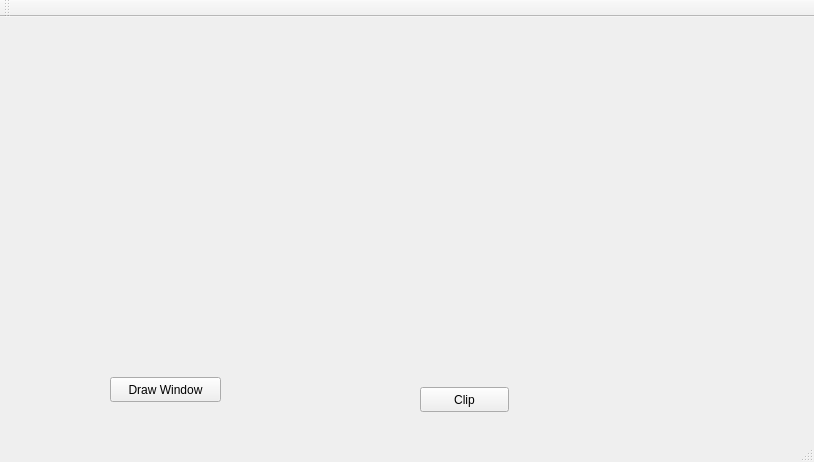
<?xml version="1.0" encoding="UTF-8"?>
<ui version="4.0">
 <class>MainWindow</class>
 <widget class="QMainWindow" name="MainWindow">
  <property name="geometry">
   <rect>
    <x>0</x>
    <y>0</y>
    <width>814</width>
    <height>462</height>
   </rect>
  </property>
  <property name="windowTitle">
   <string>MainWindow</string>
  </property>
  <widget class="QWidget" name="centralWidget">
   <widget class="QPushButton" name="pushButton">
    <property name="geometry">
     <rect>
      <x>420</x>
      <y>370</y>
      <width>89</width>
      <height>25</height>
     </rect>
    </property>
    <property name="text">
     <string>Clip</string>
    </property>
   </widget>
   <widget class="QLabel" name="label">
    <property name="geometry">
     <rect>
      <x>0</x>
      <y>0</y>
      <width>391</width>
      <height>321</height>
     </rect>
    </property>
    <property name="text">
     <string/>
    </property>
   </widget>
   <widget class="QLabel" name="label_2">
    <property name="geometry">
     <rect>
      <x>430</x>
      <y>10</y>
      <width>341</width>
      <height>301</height>
     </rect>
    </property>
    <property name="text">
     <string/>
    </property>
   </widget>
   <widget class="QPushButton" name="pushButton_2">
    <property name="geometry">
     <rect>
      <x>110</x>
      <y>360</y>
      <width>111</width>
      <height>25</height>
     </rect>
    </property>
    <property name="text">
     <string>Draw Window</string>
    </property>
   </widget>
  </widget>
  <widget class="QMenuBar" name="menuBar">
   <property name="geometry">
    <rect>
     <x>0</x>
     <y>0</y>
     <width>814</width>
     <height>22</height>
    </rect>
   </property>
  </widget>
  <widget class="QToolBar" name="mainToolBar">
   <attribute name="toolBarArea">
    <enum>TopToolBarArea</enum>
   </attribute>
   <attribute name="toolBarBreak">
    <bool>false</bool>
   </attribute>
  </widget>
  <widget class="QStatusBar" name="statusBar"/>
 </widget>
 <layoutdefault spacing="6" margin="11"/>
 <resources/>
 <connections/>
</ui>
